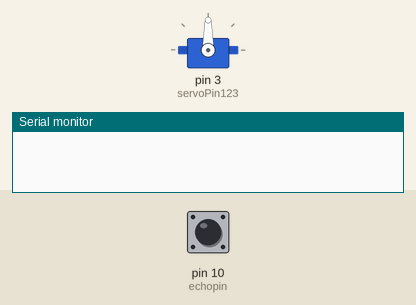
Recording of a sketch running on a simulated Arduino Uno, built with avr-gcc and run on an emulated ATmega328P. Parts: servo, the last lines printed to the serial monitor. The inputs (shaded band) are chosen by the test bench; at power-on: pin 10 (echopin) LOW.

Above: at 0.1 s.
At 1.2 s:
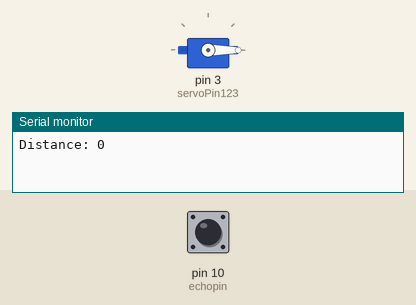
1.3 s: pin 10 (echopin) pulsed HIGH 2 times (0.12 s each, 0.3 s apart)
At 1.7 s:
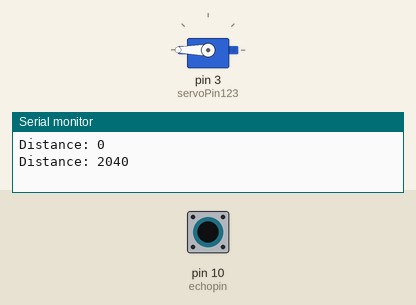
Timing chart, 0 to 4.3 s (numbered marks = the images above; inputs shaded):
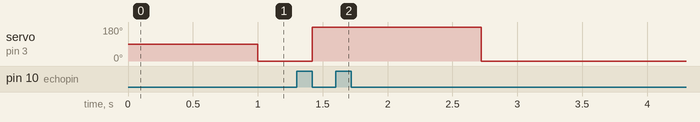

The sketch:

Uprak.ino
```cpp
#include <Servo.h>
Servo myservo;
 int servoPin123 = 3;


const int trigPin = 9;
 const int echopin = 10;


long duration;
int distance;

void setup() {
myservo.attach(servoPin123);
pinMode(echopin , INPUT);
Serial.begin(9600);
}


void loop() {
// Clears the trigPin
digitalWrite(trigPin, LOW);
delayMicroseconds(1);
digitalWrite(trigPin, HIGH); // Sets the trigPin on HIGH state for 10 micro seconds
delayMicroseconds(5);
digitalWrite(trigPin, LOW);
// Reads the echoPin, returns the sound wave travel time in microseconds
duration = pulseIn(echopin , HIGH);
distance= duration *0.034/2; // Calculating the distance
Serial.print("Distance: ");
Serial.println(distance);

if (distance<6){
  myservo.write(0); }

else if(distance>=6) {
  myservo.write(180);
}

}
```

Measured:
- after the input at 1.3 s, servo on pin 3 (servoPin123): 0° → 180° after 0.12 s, → 0° 1.3 s later
